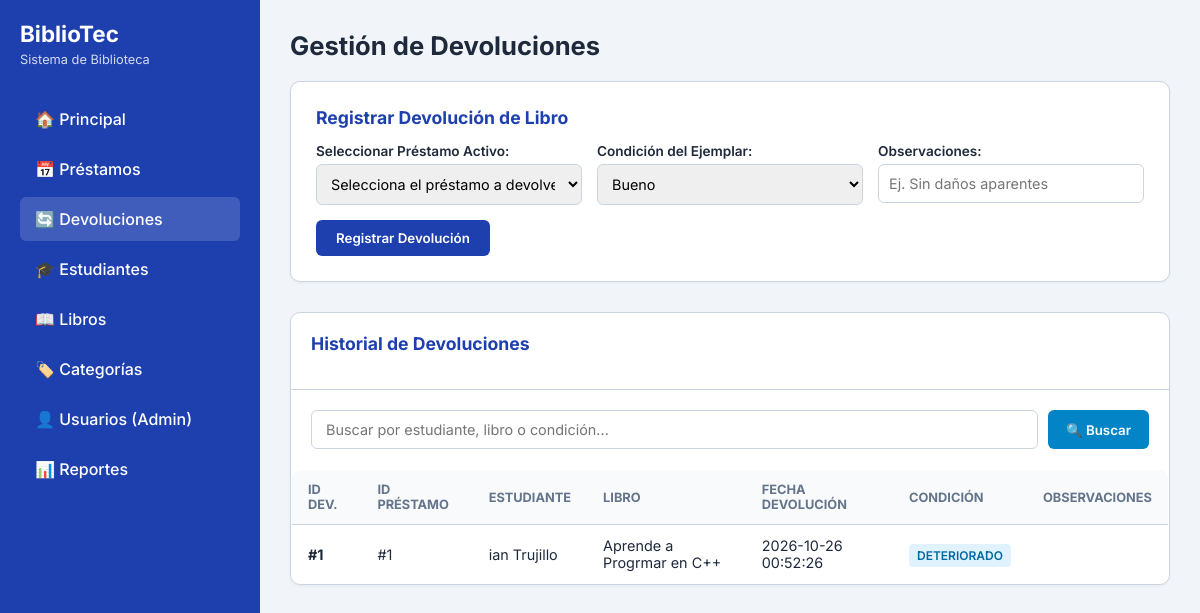
Page /Devoluciones.php (signed in) on the committed database.
### tables this page shows
CREATE TABLE `devolucion` (
  `id_devolucion` int(11) NOT NULL,
  `id_prestamo` int(11) DEFAULT NULL,
  `fechaDevolucion` datetime DEFAULT current_timestamp(),
  `condicion` varchar(30) DEFAULT 'BUENO',
  `observaciones` varchar(200) DEFAULT NULL
);

CREATE TABLE `prestamo` (
  `id_prestamo` int(11) NOT NULL,
  `numeroControl` varchar(9) DEFAULT NULL,
  `id_libro` int(11) DEFAULT NULL,
  `fechaPrestamo` datetime DEFAULT current_timestamp(),
  `fechaDevolucion` datetime DEFAULT NULL,
  `estado` varchar(30) DEFAULT 'Activo'
);

CREATE TABLE `estudiante` (
  `numeroControl` varchar(9) NOT NULL,
  `nombre` varchar(100) NOT NULL,
  `apellidoPaterno` varchar(60) NOT NULL,
  `apellidoMaterno` varchar(60) DEFAULT NULL,
  `carrera` varchar(50) NOT NULL,
  `estatus` varchar(30) DEFAULT 'ACTIVO',
  `contrasena` varchar(255) NOT NULL DEFAULT '',
  `correo` varchar(100) NOT NULL,
  `token_recuperacion` varchar(255) DEFAULT NULL,
  `token_expiracion` datetime DEFAULT NULL
);

CREATE TABLE `libros` (
  `id_libro` int(11) NOT NULL,
  `id_categoria` int(11) DEFAULT NULL,
  `titulo` varchar(150) NOT NULL,
  `editorial` varchar(100) DEFAULT NULL,
  `isbn` varchar(20) DEFAULT NULL,
  `stock` int(11) DEFAULT 1
);

### Devoluciones.php (the view, shortened to what this page needs)
<?php
include 'conexion.php';
$busqueda = trim($_GET['busqueda'] ?? '');
if (!empty($busqueda)) {
    $stmt = $pdo->prepare("SELECT d.*, p.id_prestamo, e.nombre, e.apellidoPaterno, l.titulo FROM devolucion d JOIN prestamo p ON d.id_prestamo = p.id_prestamo JOIN estudiante e ON p.numeroControl = e.numeroControl JOIN libros l ON p.id_libro = l.id_libro WHERE e.nombre LIKE :b1 OR e.apellidoPaterno LIKE :b2 OR l.titulo LIKE :b3 OR d.condicion LIKE :b4 ORDER BY d.id_devolucion DESC");
    $stmt->execute([
        ':b1' => "%$busqueda%",
        ':b2' => "%$busqueda%",
        ':b3' => "%$busqueda%",
        ':b4' => "%$busqueda%"
    ]);
    $devoluciones = $stmt->fetchAll();
} else {
    $devoluciones = $pdo->query("SELECT d.*, p.id_prestamo, e.nombre, e.apellidoPaterno, l.titulo FROM devolucion d JOIN prestamo p ON d.id_prestamo = p.id_prestamo JOIN estudiante e ON p.numeroControl = e.numeroControl JOIN libros l ON p.id_libro = l.id_libro ORDER BY d.id_devolucion DESC")->fetchAll();
}
?>
<!DOCTYPE html>
<html lang="es">
<head>
</head>
<body>
    <aside>
        <h2>BiblioTec</h2>
        <p>Sistema de Biblioteca</p>
        <nav>
            <a href="dashboard_admin.php">🏠 Principal</a>
            <a href="prestamos.php">📅 Préstamos</a>
            <a href="devoluciones.php" class="active">🔄 Devoluciones</a>
            <?php if (isset($_SESSION['rol']) && $_SESSION['rol'] === 'ADMIN'): ?>
                <a href="estudiantes.php">🎓 Estudiantes</a>
            <?php endif; ?>
            <a href="libros.php">📖 Libros</a>
            <a href="categorias.php">🏷️ Categorías</a>
            <?php if (isset($_SESSION['rol']) && $_SESSION['rol'] === 'ADMIN'): ?>
                <a href="usuarios.php">👤 Usuarios (Admin)</a>
            <?php endif; ?>
            <a href="reportes.php">📊 Reportes</a>
        </nav>
    </aside>
    <main>
        <h1>Gestión de Devoluciones</h1>
        <div class="card">
            <h3>Registrar Devolución de Libro</h3>
            <form action="devoluciones.php" method="POST">
                <div class="form-grid">
                    <div class="form-group">
                        <label>Seleccionar Préstamo Activo:</label>
                        <select name="id_prestamo" required>
                            <option value="">Selecciona el préstamo a devolver</option>
                        </select>
                    </div>
                    <div class="form-group">
                        <label>Condición del Ejemplar:</label>
                        <select name="condicion" required>
                            <option value="Bueno">Bueno</option>
                        </select>
                    </div>
                    <div class="form-group">
                        <label>Observaciones:</label>
                        <input type="text" name="observaciones" placeholder="Ej. Sin daños aparentes">
                    </div>
                </div>
                <button type="submit" class="btn">Registrar Devolución</button>
            </form>
        </div>
        <div class="card" style="padding: 0; overflow: hidden;">
            <div style="padding: 20px; border-bottom: 1px solid var(--border-color);">
                <h3>Historial de Devoluciones</h3>
            </div>
            <div style="padding: 20px 20px 0 20px;">
                <form action="devoluciones.php" method="GET" class="search-bar">
                    <input type="text" name="busqueda" placeholder="Buscar por estudiante, libro o condición..." value="<?php echo htmlspecialchars($busqueda); ?>">
                    <button type="submit" class="btn-search">🔍 Buscar</button>
                </form>
            </div>
            <table>
                <thead>
                    <tr>
                        <th>ID Dev.</th>
                        <th>ID Préstamo</th>
                        <th>Estudiante</th>
                        <th>Libro</th>
                        <th>Fecha Devolución</th>
                        <th>Condición</th>
                        <th>Observaciones</th>
                    </tr>
                </thead>
                <tbody>
                    <?php if (!empty($devoluciones)): ?>
                        <?php foreach ($devoluciones as $d): ?>
                            <tr>
                                <td><strong>#<?php echo htmlspecialchars($d['id_devolucion']); ?></strong></td>
                                <td>#<?php echo htmlspecialchars($d['id_prestamo']); ?></td>
                                <td><?php echo htmlspecialchars($d['nombre'] . ' ' . $d['apellidoPaterno']); ?></td>
                                <td><?php echo htmlspecialchars($d['titulo']); ?></td>
                                <td><?php echo htmlspecialchars($d['fechaDevolucion']); ?></td>
                                <td><span style="background: #e0f2fe; color: #0369a1; padding: 4px 8px; border-radius: 4px; font-size: 0.75rem; font-weight: 600;"><?php echo htmlspecialchars($d['condicion']); ?></span></td>
                                <td><?php echo htmlspecialchars($d['observaciones'] ?? 'N/A'); ?></td>
                            </tr>
                        <?php endforeach; ?>
                    <?php endif; ?>
                </tbody>
            </table>
        </div>
    </main>
</body>
</html>

### Devoluciones.php (style rules this page uses)
:root { --primary: #1e40af; --primary-dark: #1e3a8a; --bg-color: #f1f5f9; --card-bg: #ffffff; --text-main: #1e293b; --text-muted: #64748b; --border-color: #cbd5e1; }
* { box-sizing: border-box; margin: 0; padding: 0; font-family: 'Inter', sans-serif; }
body { background-color: var(--bg-color); color: var(--text-main); display: flex; min-height: 100vh; }
aside { width: 260px; background-color: var(--primary); color: white; display: flex; flex-direction: column; padding: 20px; }
aside h2 { font-size: 1.4rem; margin-bottom: 5px; }
aside p { font-size: 0.8rem; opacity: 0.8; margin-bottom: 30px; }
aside nav a { display: block; padding: 12px 15px; color: white; text-decoration: none; border-radius: 6px; font-weight: 500; margin-bottom: 6px; transition: background 0.2s; }
aside nav a:hover, aside nav a.active { background-color: rgba(255, 255, 255, 0.15); }
main { flex: 1; padding: 30px; overflow-y: auto; }
h1 { font-size: 1.6rem; font-weight: 700; margin-bottom: 20px; }
.card { background: var(--card-bg); padding: 25px; border-radius: 10px; border: 1px solid var(--border-color); box-shadow: 0 1px 3px rgba(0,0,0,0.05); margin-bottom: 30px; }
.card h3 { margin-bottom: 15px; font-size: 1.1rem; color: var(--primary); }
.form-grid { display: grid; grid-template-columns: repeat(auto-fit, minmax(240px, 1fr)); gap: 15px; margin-bottom: 15px; }
.form-group label { display: block; font-size: 0.85rem; font-weight: 600; margin-bottom: 5px; }
.form-group select, .form-group input { width: 100%; padding: 10px; border: 1px solid var(--border-color); border-radius: 6px; font-size: 0.9rem; }
.btn { background-color: var(--primary); color: white; padding: 10px 20px; border: none; border-radius: 6px; font-weight: 600; cursor: pointer; transition: background 0.2s; }
.search-bar { display: flex; gap: 10px; margin-bottom: 20px; }
.search-bar input { flex: 1; padding: 10px 14px; border: 1px solid var(--border-color); border-radius: 6px; font-size: 0.9rem; }
.btn-search { background-color: #0284c7; color: white; padding: 10px 18px; border: none; border-radius: 6px; font-weight: 600; cursor: pointer; text-decoration: none; display: inline-flex; align-items: center; }
table { width: 100%; border-collapse: collapse; margin-top: 10px; text-align: left; background: var(--card-bg); border-radius: 10px; overflow: hidden; border: 1px solid var(--border-color); }
th, td { padding: 12px 16px; border-bottom: 1px solid var(--border-color); font-size: 0.9rem; }
th { background-color: #f8fafc; font-size: 0.8rem; text-transform: uppercase; color: var(--text-muted); }

### rows in the picture
devolucion: id_devolucion "1", id_prestamo.id_prestamo "1", estudiante.nombre+apellidoPaterno "ian Trujillo", libros.titulo "Aprende a Progrmar en C++", fechaDevolucion "2026-10-26 00:52:26", condicion "DETERIORADO"
